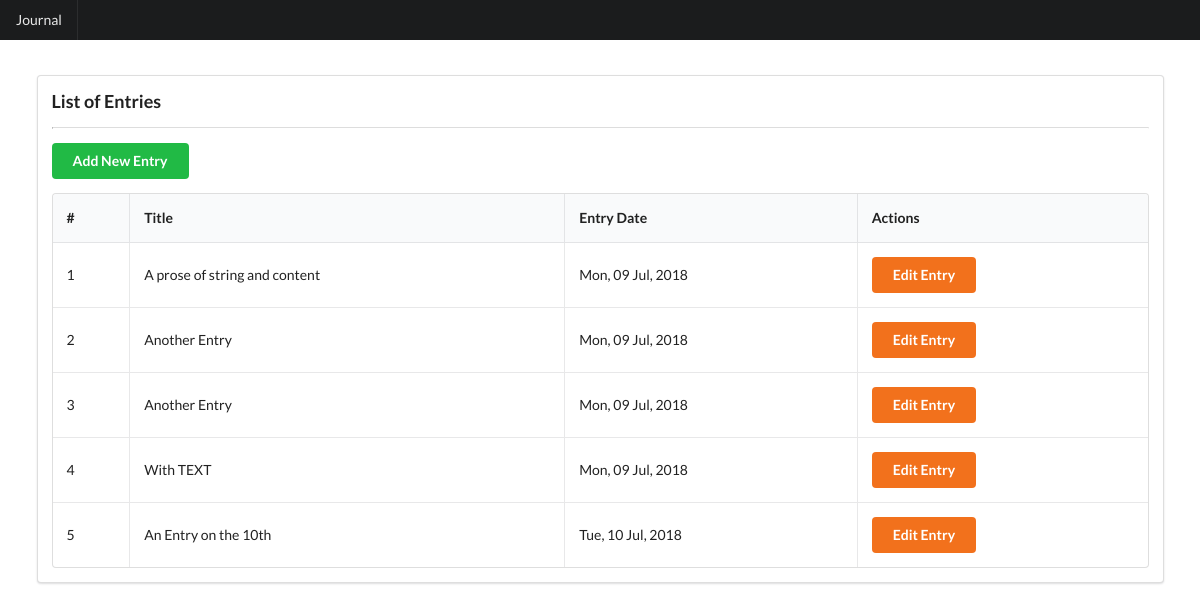
The app's page / (signed in) with its own data.
### journal/models.py (models this page shows, shortened)
class Entry(models.Model):
    user = models.ForeignKey(User, on_delete=models.CASCADE, related_name="entries")
    title = models.CharField(blank=True, null=True, max_length=255)
    body = models.TextField(blank=True, null=True)
    entry_date = models.DateField(default=timezone.now)
    created_at = models.DateTimeField(auto_now_add=True)
    updated_at = models.DateTimeField(auto_now=True)
    class Meta:
        verbose_name_plural = 'entries'

### journal/views.py (the view)
# urls.py: path('',views.index, name='index'),
def index(request):
    entries = request.user.entries.all
    return render(request, 'journal/index.html', { "entries" : entries })

### journal/templates/journal/index.html
{% extends "journal/master.html" %}
{% block content %}
    <div class="ui container">
        <div class="ui segment">
            <h3>List of Entries</h3>
            <hr class="ui divider">
            <a href="{% url 'journal:add' %}" class="ui green button">
                Add New Entry
            </a>
            <table class="ui celled padded table">
                <thead>
                    <tr>
                        <th>#</th>
                        <th>Title</th>
                        <th>Entry Date</th>
                        <th>Actions</th>
                    </tr>
                </thead>
                <tbody>
                    {% for entry in entries %}
                    <tr>
                        <td>{{ forloop.counter }}</td>
                        <td>{{ entry.title }}</td>
                        <td>{{ entry.entry_date|date:"D, d M, Y" }}</td>
                        <td>
                            <a href="{% url 'journal:edit' entry.id %}" class="ui orange button">
                                Edit Entry
                            </a>
                        </td>
                    </tr>
                    {% endfor %}
                </tbody>
            </table>
        </div>
    </div>
{% endblock content %}

### journal/templates/journal/master.html (shortened to what this page needs)
<!DOCTYPE html>
<html lang="en">
<head>
    <link rel="stylesheet" href="https://cdnjs.cloudflare.com/ajax/libs/semantic-ui/2.3.3/semantic.css">
    <link rel="stylesheet" href="https://cdnjs.cloudflare.com/ajax/libs/datepicker/0.6.5/datepicker.css">
</head>
<body style="padding-top: 75px;">
    <div class="ui container fluid">
        <div class="ui top fixed inverted menu">
            <a href="{% url 'journal:index' %}" class="item">
                Journal
            </a>
        </div>
        {% block content %} {% endblock content %}
    </div>
</body>
</html>

### records on screen
Entry: title "A prose of string and content", entry_date "Mon, 09 Jul, 2018"
Entry: title "Another Entry", entry_date "Mon, 09 Jul, 2018"
Entry: title "Another Entry", entry_date "Mon, 09 Jul, 2018"
Entry: title "With TEXT", entry_date "Mon, 09 Jul, 2018"
Entry: title "An Entry on the 10th", entry_date "Tue, 10 Jul, 2018"
